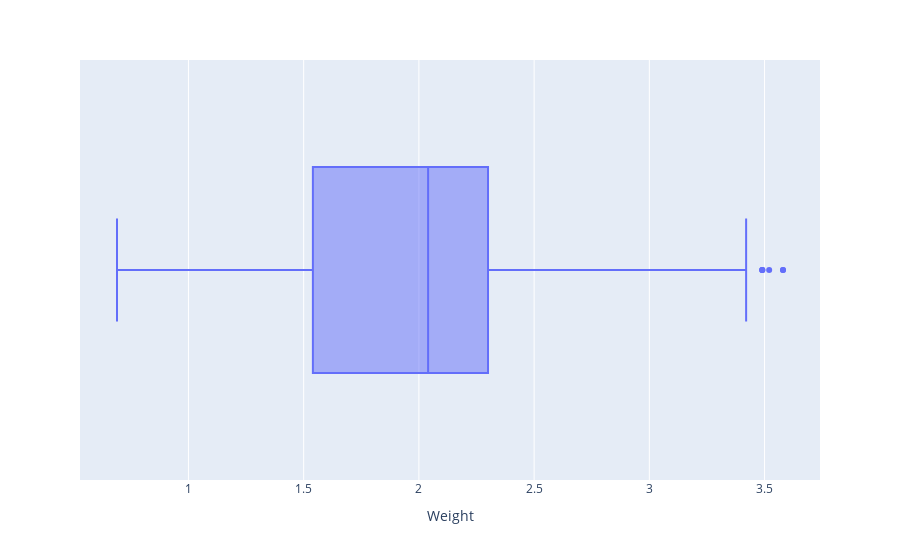

Source (notebook cell):
### Code cell
# Plotting the boxplpot for Weight column in the new cleaned dataframe
plot_weight = px.box(
    data_frame=df_cleaned,
    x='Weight' , 
    hover_name= 'Company'
)
plot_weight.show()

### Figure 1 — Plotly figure (JSON) as saved in the notebook; plotly's stock layout.template omitted (floating-point values rounded to 4 significant figures; data arrays with more than 128 entries replaced by an {"elided": "..."} marker saying what was removed)
{"data": [{"alignmentgroup": "True", "hovertemplate": "<b>%{hovertext}</b><br><br>Weight=%{x}<extra></extra>", "hovertext": {"elided": "1166 str values"}, "legendgroup": "", "marker": {"color": "#636efa"}, "name": "", "notched": false, "offsetgroup": "", "orientation": "h", "showlegend": false, "type": "box", "x": {"elided": "1166 float values"}, "x0": " ", "xaxis": "x", "y0": " ", "yaxis": "y"}], "layout": {"boxmode": "group", "legend": {"tracegroupgap": 0}, "margin": {"t": 60}, "xaxis": {"anchor": "y", "domain": [0, 1], "title": {"text": "Weight"}}, "yaxis": {"anchor": "x", "domain": [0, 1]}}}
